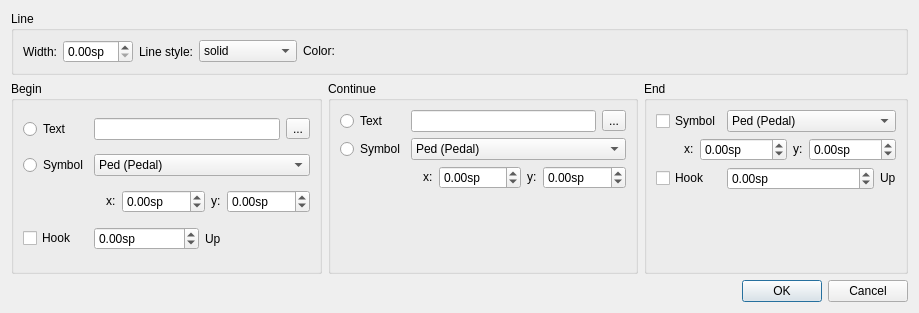
<?xml version="1.0" encoding="UTF-8"?>
<ui version="4.0">
 <class>LinePropertiesDialog</class>
 <widget class="QDialog" name="LinePropertiesDialog">
  <property name="geometry">
   <rect>
    <x>0</x>
    <y>0</y>
    <width>919</width>
    <height>313</height>
   </rect>
  </property>
  <property name="windowTitle">
   <string>MuseScore: Line Properties</string>
  </property>
  <layout class="QVBoxLayout" name="verticalLayout">
   <item>
    <widget class="QGroupBox" name="groupBox">
     <property name="title">
      <string>Line</string>
     </property>
     <property name="flat">
      <bool>false</bool>
     </property>
     <layout class="QHBoxLayout">
      <item>
       <widget class="QLabel" name="label_2">
        <property name="text">
         <string>Width:</string>
        </property>
        <property name="alignment">
         <set>Qt::AlignRight|Qt::AlignTrailing|Qt::AlignVCenter</set>
        </property>
       </widget>
      </item>
      <item>
       <widget class="QDoubleSpinBox" name="lineWidth">
        <property name="suffix">
         <string>sp</string>
        </property>
        <property name="singleStep">
         <double>0.100000000000000</double>
        </property>
       </widget>
      </item>
      <item>
       <widget class="QLabel" name="label_3">
        <property name="text">
         <string>Line style:</string>
        </property>
        <property name="alignment">
         <set>Qt::AlignRight|Qt::AlignTrailing|Qt::AlignVCenter</set>
        </property>
       </widget>
      </item>
      <item>
       <widget class="QComboBox" name="lineStyle">
        <item>
         <property name="text">
          <string>solid</string>
         </property>
        </item>
        <item>
         <property name="text">
          <string>dash</string>
         </property>
        </item>
        <item>
         <property name="text">
          <string>dot</string>
         </property>
        </item>
        <item>
         <property name="text">
          <string>dash dot</string>
         </property>
        </item>
        <item>
         <property name="text">
          <string>dash dot dot</string>
         </property>
        </item>
       </widget>
      </item>
      <item>
       <widget class="QLabel" name="label_5">
        <property name="sizePolicy">
         <sizepolicy hsizetype="Fixed" vsizetype="Fixed">
          <horstretch>0</horstretch>
          <verstretch>0</verstretch>
         </sizepolicy>
        </property>
        <property name="text">
         <string>Color:</string>
        </property>
       </widget>
      </item>
      <item>
       <widget class="Awl::ColorLabel" name="linecolor">
        <property name="sizePolicy">
         <sizepolicy hsizetype="Preferred" vsizetype="Fixed">
          <horstretch>0</horstretch>
          <verstretch>0</verstretch>
         </sizepolicy>
        </property>
        <property name="minimumSize">
         <size>
          <width>50</width>
          <height>0</height>
         </size>
        </property>
       </widget>
      </item>
      <item>
       <spacer>
        <property name="orientation">
         <enum>Qt::Horizontal</enum>
        </property>
        <property name="sizeHint" stdset="0">
         <size>
          <width>40</width>
          <height>20</height>
         </size>
        </property>
       </spacer>
      </item>
     </layout>
    </widget>
   </item>
   <item>
    <layout class="QHBoxLayout" name="horizontalLayout">
     <item>
      <widget class="QGroupBox" name="groupBox_3">
       <property name="title">
        <string>Begin</string>
       </property>
       <layout class="QGridLayout" name="gridLayout_2">
        <item row="0" column="0">
         <widget class="QRadioButton" name="beginTextRb">
          <property name="text">
           <string>Text</string>
          </property>
          <property name="autoExclusive">
           <bool>false</bool>
          </property>
         </widget>
        </item>
        <item row="0" column="1">
         <widget class="QLineEdit" name="beginText"/>
        </item>
        <item row="0" column="2">
         <widget class="QToolButton" name="beginTextTb">
          <property name="text">
           <string>...</string>
          </property>
         </widget>
        </item>
        <item row="1" column="0">
         <widget class="QRadioButton" name="beginSymbolRb">
          <property name="text">
           <string>Symbol</string>
          </property>
          <property name="autoExclusive">
           <bool>false</bool>
          </property>
         </widget>
        </item>
        <item row="1" column="1" colspan="2">
         <widget class="QComboBox" name="beginSymbol">
          <item>
           <property name="text">
            <string>Ped (Pedal)</string>
           </property>
          </item>
         </widget>
        </item>
        <item row="2" column="0" colspan="3">
         <layout class="QHBoxLayout" name="horizontalLayout_3">
          <item>
           <spacer name="horizontalSpacer_3">
            <property name="orientation">
             <enum>Qt::Horizontal</enum>
            </property>
            <property name="sizeHint" stdset="0">
             <size>
              <width>40</width>
              <height>20</height>
             </size>
            </property>
           </spacer>
          </item>
          <item>
           <widget class="QLabel" name="label_12">
            <property name="sizePolicy">
             <sizepolicy hsizetype="Fixed" vsizetype="Fixed">
              <horstretch>0</horstretch>
              <verstretch>0</verstretch>
             </sizepolicy>
            </property>
            <property name="text">
             <string>x:</string>
            </property>
           </widget>
          </item>
          <item>
           <widget class="QDoubleSpinBox" name="beginSymbolX">
            <property name="sizePolicy">
             <sizepolicy hsizetype="MinimumExpanding" vsizetype="Fixed">
              <horstretch>0</horstretch>
              <verstretch>0</verstretch>
             </sizepolicy>
            </property>
            <property name="suffix">
             <string notr="true">sp</string>
            </property>
            <property name="minimum">
             <double>-999.000000000000000</double>
            </property>
            <property name="maximum">
             <double>999.990000000000009</double>
            </property>
           </widget>
          </item>
          <item>
           <widget class="QLabel" name="label_14">
            <property name="sizePolicy">
             <sizepolicy hsizetype="Fixed" vsizetype="Fixed">
              <horstretch>0</horstretch>
              <verstretch>0</verstretch>
             </sizepolicy>
            </property>
            <property name="text">
             <string>y:</string>
            </property>
           </widget>
          </item>
          <item>
           <widget class="QDoubleSpinBox" name="beginSymbolY">
            <property name="sizePolicy">
             <sizepolicy hsizetype="MinimumExpanding" vsizetype="Fixed">
              <horstretch>0</horstretch>
              <verstretch>0</verstretch>
             </sizepolicy>
            </property>
            <property name="suffix">
             <string>sp</string>
            </property>
            <property name="minimum">
             <double>-999.000000000000000</double>
            </property>
            <property name="maximum">
             <double>999.990000000000009</double>
            </property>
           </widget>
          </item>
         </layout>
        </item>
        <item row="3" column="0">
         <widget class="QCheckBox" name="beginHook">
          <property name="text">
           <string>Hook</string>
          </property>
         </widget>
        </item>
        <item row="3" column="1" colspan="2">
         <layout class="QHBoxLayout" name="horizontalLayout_2">
          <item>
           <widget class="QDoubleSpinBox" name="beginHookHeight">
            <property name="suffix">
             <string>sp</string>
            </property>
            <property name="minimum">
             <double>-999.000000000000000</double>
            </property>
            <property name="maximum">
             <double>999.990000000000009</double>
            </property>
            <property name="singleStep">
             <double>0.500000000000000</double>
            </property>
           </widget>
          </item>
          <item>
           <widget class="QLabel" name="label_11">
            <property name="text">
             <string>Up</string>
            </property>
           </widget>
          </item>
         </layout>
        </item>
       </layout>
      </widget>
     </item>
     <item>
      <widget class="QGroupBox" name="groupBox_4">
       <property name="title">
        <string>Continue</string>
       </property>
       <layout class="QGridLayout" name="gridLayout_3">
        <item row="0" column="0">
         <widget class="QRadioButton" name="continueTextRb">
          <property name="sizePolicy">
           <sizepolicy hsizetype="Fixed" vsizetype="Fixed">
            <horstretch>0</horstretch>
            <verstretch>0</verstretch>
           </sizepolicy>
          </property>
          <property name="text">
           <string>Text</string>
          </property>
          <property name="autoExclusive">
           <bool>false</bool>
          </property>
         </widget>
        </item>
        <item row="0" column="1">
         <widget class="QLineEdit" name="continueText"/>
        </item>
        <item row="0" column="2">
         <widget class="QToolButton" name="continueTextTb">
          <property name="text">
           <string>...</string>
          </property>
         </widget>
        </item>
        <item row="1" column="0">
         <widget class="QRadioButton" name="continueSymbolRb">
          <property name="text">
           <string>Symbol</string>
          </property>
          <property name="autoExclusive">
           <bool>false</bool>
          </property>
         </widget>
        </item>
        <item row="1" column="1" colspan="2">
         <widget class="QComboBox" name="continueSymbol">
          <item>
           <property name="text">
            <string>Ped (Pedal)</string>
           </property>
          </item>
         </widget>
        </item>
        <item row="2" column="0" colspan="3">
         <layout class="QHBoxLayout" name="horizontalLayout_4">
          <item>
           <spacer name="horizontalSpacer_2">
            <property name="orientation">
             <enum>Qt::Horizontal</enum>
            </property>
            <property name="sizeHint" stdset="0">
             <size>
              <width>40</width>
              <height>20</height>
             </size>
            </property>
           </spacer>
          </item>
          <item>
           <widget class="QLabel" name="label_17">
            <property name="sizePolicy">
             <sizepolicy hsizetype="Fixed" vsizetype="Fixed">
              <horstretch>0</horstretch>
              <verstretch>0</verstretch>
             </sizepolicy>
            </property>
            <property name="text">
             <string>x:</string>
            </property>
           </widget>
          </item>
          <item>
           <widget class="QDoubleSpinBox" name="continueSymbolX">
            <property name="sizePolicy">
             <sizepolicy hsizetype="MinimumExpanding" vsizetype="Fixed">
              <horstretch>0</horstretch>
              <verstretch>0</verstretch>
             </sizepolicy>
            </property>
            <property name="suffix">
             <string>sp</string>
            </property>
            <property name="minimum">
             <double>-999.000000000000000</double>
            </property>
            <property name="maximum">
             <double>999.990000000000009</double>
            </property>
           </widget>
          </item>
          <item>
           <widget class="QLabel" name="label_18">
            <property name="sizePolicy">
             <sizepolicy hsizetype="Fixed" vsizetype="Fixed">
              <horstretch>0</horstretch>
              <verstretch>0</verstretch>
             </sizepolicy>
            </property>
            <property name="text">
             <string>y:</string>
            </property>
           </widget>
          </item>
          <item>
           <widget class="QDoubleSpinBox" name="continueSymbolY">
            <property name="sizePolicy">
             <sizepolicy hsizetype="MinimumExpanding" vsizetype="Fixed">
              <horstretch>0</horstretch>
              <verstretch>0</verstretch>
             </sizepolicy>
            </property>
            <property name="suffix">
             <string>sp</string>
            </property>
            <property name="minimum">
             <double>-999.000000000000000</double>
            </property>
            <property name="maximum">
             <double>999.990000000000009</double>
            </property>
           </widget>
          </item>
         </layout>
        </item>
        <item row="3" column="1" colspan="2">
         <layout class="QHBoxLayout" name="horizontalLayout_5">
          <item>
           <spacer name="verticalSpacer_2">
            <property name="orientation">
             <enum>Qt::Vertical</enum>
            </property>
            <property name="sizeHint" stdset="0">
             <size>
              <width>20</width>
              <height>40</height>
             </size>
            </property>
           </spacer>
          </item>
         </layout>
        </item>
       </layout>
      </widget>
     </item>
     <item>
      <widget class="QGroupBox" name="groupBox_5">
       <property name="title">
        <string>End</string>
       </property>
       <layout class="QGridLayout" name="gridLayout">
        <item row="0" column="0">
         <widget class="QCheckBox" name="endSymbolRb">
          <property name="sizePolicy">
           <sizepolicy hsizetype="Fixed" vsizetype="Fixed">
            <horstretch>0</horstretch>
            <verstretch>0</verstretch>
           </sizepolicy>
          </property>
          <property name="text">
           <string>Symbol</string>
          </property>
         </widget>
        </item>
        <item row="0" column="1">
         <widget class="QComboBox" name="endSymbol">
          <item>
           <property name="text">
            <string>Ped (Pedal)</string>
           </property>
          </item>
         </widget>
        </item>
        <item row="1" column="0" colspan="2">
         <layout class="QHBoxLayout" name="horizontalLayout_6">
          <item>
           <spacer name="horizontalSpacer">
            <property name="orientation">
             <enum>Qt::Horizontal</enum>
            </property>
            <property name="sizeHint" stdset="0">
             <size>
              <width>28</width>
              <height>20</height>
             </size>
            </property>
           </spacer>
          </item>
          <item>
           <widget class="QLabel" name="label_23">
            <property name="sizePolicy">
             <sizepolicy hsizetype="Fixed" vsizetype="Fixed">
              <horstretch>0</horstretch>
              <verstretch>0</verstretch>
             </sizepolicy>
            </property>
            <property name="text">
             <string>x:</string>
            </property>
           </widget>
          </item>
          <item>
           <widget class="QDoubleSpinBox" name="endSymbolX">
            <property name="sizePolicy">
             <sizepolicy hsizetype="MinimumExpanding" vsizetype="Fixed">
              <horstretch>0</horstretch>
              <verstretch>0</verstretch>
             </sizepolicy>
            </property>
            <property name="suffix">
             <string>sp</string>
            </property>
            <property name="minimum">
             <double>-9999.000000000000000</double>
            </property>
            <property name="maximum">
             <double>9999.989999999999782</double>
            </property>
           </widget>
          </item>
          <item>
           <widget class="QLabel" name="label_24">
            <property name="sizePolicy">
             <sizepolicy hsizetype="Fixed" vsizetype="Fixed">
              <horstretch>0</horstretch>
              <verstretch>0</verstretch>
             </sizepolicy>
            </property>
            <property name="text">
             <string>y:</string>
            </property>
           </widget>
          </item>
          <item>
           <widget class="QDoubleSpinBox" name="endSymbolY">
            <property name="sizePolicy">
             <sizepolicy hsizetype="MinimumExpanding" vsizetype="Fixed">
              <horstretch>0</horstretch>
              <verstretch>0</verstretch>
             </sizepolicy>
            </property>
            <property name="suffix">
             <string>sp</string>
            </property>
            <property name="minimum">
             <double>-9999.000000000000000</double>
            </property>
            <property name="maximum">
             <double>9999.989999999999782</double>
            </property>
           </widget>
          </item>
         </layout>
        </item>
        <item row="2" column="0">
         <widget class="QCheckBox" name="endHook">
          <property name="sizePolicy">
           <sizepolicy hsizetype="Fixed" vsizetype="Fixed">
            <horstretch>0</horstretch>
            <verstretch>0</verstretch>
           </sizepolicy>
          </property>
          <property name="text">
           <string>Hook</string>
          </property>
         </widget>
        </item>
        <item row="2" column="1">
         <layout class="QHBoxLayout" name="horizontalLayout_7">
          <item>
           <widget class="QDoubleSpinBox" name="endHookHeight">
            <property name="suffix">
             <string>sp</string>
            </property>
            <property name="minimum">
             <double>-999.000000000000000</double>
            </property>
            <property name="maximum">
             <double>999.990000000000009</double>
            </property>
            <property name="singleStep">
             <double>0.500000000000000</double>
            </property>
           </widget>
          </item>
          <item>
           <widget class="QLabel" name="label_25">
            <property name="sizePolicy">
             <sizepolicy hsizetype="Fixed" vsizetype="Fixed">
              <horstretch>0</horstretch>
              <verstretch>0</verstretch>
             </sizepolicy>
            </property>
            <property name="text">
             <string>Up</string>
            </property>
           </widget>
          </item>
         </layout>
        </item>
        <item row="3" column="1">
         <spacer name="verticalSpacer">
          <property name="orientation">
           <enum>Qt::Vertical</enum>
          </property>
          <property name="sizeHint" stdset="0">
           <size>
            <width>20</width>
            <height>40</height>
           </size>
          </property>
         </spacer>
        </item>
       </layout>
      </widget>
     </item>
    </layout>
   </item>
   <item>
    <widget class="QDialogButtonBox" name="buttonBox">
     <property name="orientation">
      <enum>Qt::Horizontal</enum>
     </property>
     <property name="standardButtons">
      <set>QDialogButtonBox::Cancel|QDialogButtonBox::Ok</set>
     </property>
    </widget>
   </item>
  </layout>
 </widget>
 <customwidgets>
  <customwidget>
   <class>Awl::ColorLabel</class>
   <extends>QFrame</extends>
   <header>awl/colorlabel.h</header>
   <container>1</container>
  </customwidget>
 </customwidgets>
 <resources/>
 <connections>
  <connection>
   <sender>buttonBox</sender>
   <signal>accepted()</signal>
   <receiver>LinePropertiesDialog</receiver>
   <slot>accept()</slot>
   <hints>
    <hint type="sourcelabel">
     <x>248</x>
     <y>254</y>
    </hint>
    <hint type="destinationlabel">
     <x>157</x>
     <y>274</y>
    </hint>
   </hints>
  </connection>
  <connection>
   <sender>buttonBox</sender>
   <signal>rejected()</signal>
   <receiver>LinePropertiesDialog</receiver>
   <slot>reject()</slot>
   <hints>
    <hint type="sourcelabel">
     <x>316</x>
     <y>260</y>
    </hint>
    <hint type="destinationlabel">
     <x>286</x>
     <y>274</y>
    </hint>
   </hints>
  </connection>
 </connections>
</ui>
